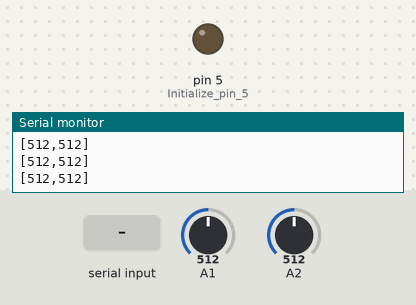
Recording of a sketch running on a simulated Arduino Uno, built with avr-gcc and run on an emulated ATmega328P. Parts: output pins drawn as LEDs (lit = HIGH), the last lines printed to the serial monitor. The inputs (shaded band) are chosen by the test bench; at power-on: A1 = 512, A2 = 512.

Above: at 1.2 s.
1.3 s: byte 30 received over Serial
At 1.7 s:
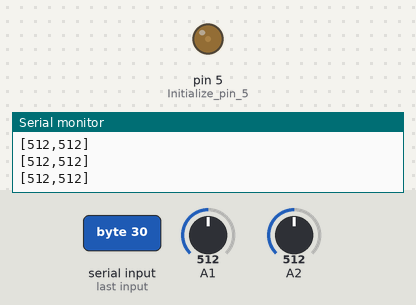
2.8 s: byte 90 received over Serial
At 4.0 s:
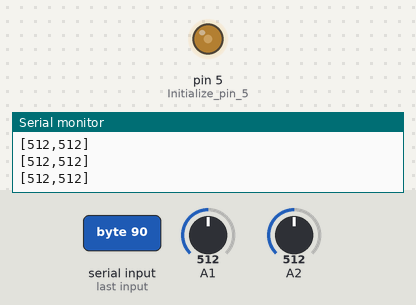
4.3 s: A1 set to 988
5.8 s: A1 set to 1018
8.8 s: byte 120 received over Serial
At 10.0 s:
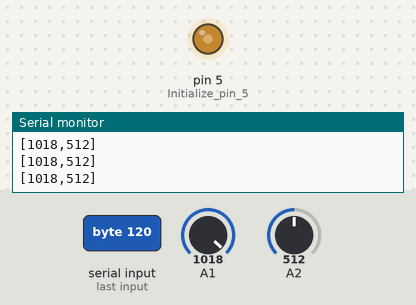
Timing chart, 0 to 11.3 s (numbered marks = the images above; inputs shaded):
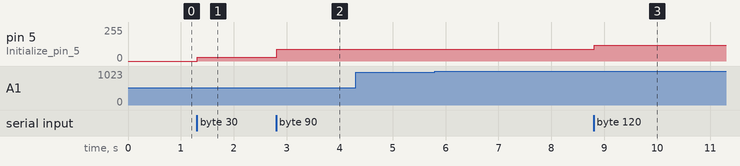

Measured:
- after the input at 1.3 s, pin 5 (Initialize_pin_5): 0/255 → 30/255 at once
- after the input at 2.8 s, pin 5 (Initialize_pin_5): 30/255 → 90/255 at once
- after the input at 8.8 s, pin 5 (Initialize_pin_5): 90/255 → 120/255 at once

The sketch:

WebTalksBack.ino
```cpp
/*
 *  A5 & A6: Talking to the Web / The Web Talks Back
 *
 *  Created 2/24/20
 *  by Gina Gross
 *  for HCDE 439
 *  Modified from example code provided in class (in slides and on GitHub)
 *  Modified from example code on Medium: https://medium.com/@yyyyyyyuan/tutorial-serial-communication-with-arduino-and-p5-js-cd39b3ac10ce
 */

// This code runs once:
void setup() {
  Serial.begin(9600);             // Initialize serial communication
  Serial.setTimeout(10);          // Set the timeout for parseInt
  pinMode(5, OUTPUT);             // Initialize pin 5 (my LED) as OUTPUT
}

// After setup is finished, this code will run repeatedly:
void loop() {
  // This part talks to the web:
  int s1 = analogRead(1);                               // Pin corresponding to VRx on the joystick.
  int s2 = analogRead(2);                               // Pin corresponding to VRy on the joystick.
  // This code takes the input from the joystick and prints it
  // to the serial monitor, so that p5 can parse it:
  Serial.print("[");
  Serial.print(s1);
  Serial.print(",");
  Serial.print(s2);
  Serial.println("]");

  // This part has the web talk back:
  if (Serial.available() > 0) {                         // If there is serial data,
    int inByte = Serial.read();                         // read it,
    Serial.write(inByte);                               // and send it back out as raw binary data.
    int ledBrightness = map(inByte, 0, 255, 0, 255);    // Map the input value to the LED brightness.
    analogWrite(5, ledBrightness);                      // Write the brightness to the LED.
  }
}
```
